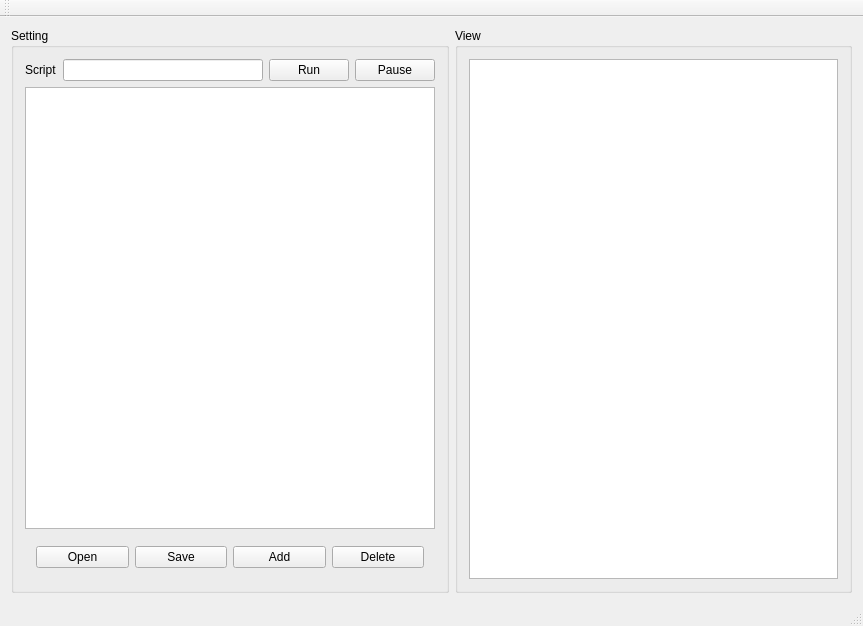
<?xml version="1.0" encoding="UTF-8"?>
<ui version="4.0">
 <class>MainWindow</class>
 <widget class="QMainWindow" name="MainWindow">
  <property name="geometry">
   <rect>
    <x>0</x>
    <y>0</y>
    <width>863</width>
    <height>626</height>
   </rect>
  </property>
  <property name="windowTitle">
   <string>MainWindow</string>
  </property>
  <widget class="QWidget" name="centralWidget">
   <layout class="QHBoxLayout" name="horizontalLayout">
    <item>
     <widget class="QGroupBox" name="groupBox">
      <property name="title">
       <string>Setting</string>
      </property>
      <layout class="QGridLayout" name="gridLayout">
       <item row="2" column="0" colspan="4">
        <widget class="QWidget" name="widget_3" native="true">
         <layout class="QHBoxLayout" name="horizontalLayout_2">
          <item>
           <widget class="QPushButton" name="open_btn">
            <property name="maximumSize">
             <size>
              <width>200</width>
              <height>16777215</height>
             </size>
            </property>
            <property name="text">
             <string>Open</string>
            </property>
           </widget>
          </item>
          <item>
           <widget class="QPushButton" name="save_btn">
            <property name="maximumSize">
             <size>
              <width>200</width>
              <height>16777215</height>
             </size>
            </property>
            <property name="text">
             <string>Save</string>
            </property>
           </widget>
          </item>
          <item>
           <widget class="QPushButton" name="add_btn">
            <property name="maximumSize">
             <size>
              <width>200</width>
              <height>16777215</height>
             </size>
            </property>
            <property name="text">
             <string>Add</string>
            </property>
           </widget>
          </item>
          <item>
           <widget class="QPushButton" name="del_btn">
            <property name="maximumSize">
             <size>
              <width>200</width>
              <height>16777215</height>
             </size>
            </property>
            <property name="text">
             <string>Delete</string>
            </property>
           </widget>
          </item>
         </layout>
        </widget>
       </item>
       <item row="0" column="2">
        <widget class="QPushButton" name="run_btn">
         <property name="maximumSize">
          <size>
           <width>80</width>
           <height>16777215</height>
          </size>
         </property>
         <property name="text">
          <string>Run</string>
         </property>
        </widget>
       </item>
       <item row="0" column="1">
        <widget class="QLineEdit" name="file">
         <property name="minimumSize">
          <size>
           <width>200</width>
           <height>0</height>
          </size>
         </property>
         <property name="maximumSize">
          <size>
           <width>133</width>
           <height>16777215</height>
          </size>
         </property>
        </widget>
       </item>
       <item row="0" column="0">
        <widget class="QLabel" name="label">
         <property name="text">
          <string>Script</string>
         </property>
        </widget>
       </item>
       <item row="0" column="3">
        <widget class="QPushButton" name="pause_btn">
         <property name="maximumSize">
          <size>
           <width>16777215</width>
           <height>16777215</height>
          </size>
         </property>
         <property name="text">
          <string>Pause</string>
         </property>
        </widget>
       </item>
       <item row="1" column="0" colspan="4">
        <widget class="QTreeView" name="content">
         <property name="minimumSize">
          <size>
           <width>256</width>
           <height>0</height>
          </size>
         </property>
         <property name="autoScrollMargin">
          <number>15</number>
         </property>
        </widget>
       </item>
      </layout>
     </widget>
    </item>
    <item>
     <widget class="QGroupBox" name="groupBox_2">
      <property name="title">
       <string>View</string>
      </property>
      <layout class="QVBoxLayout" name="verticalLayout_2">
       <item>
        <widget class="QTextEdit" name="output">
         <property name="readOnly">
          <bool>true</bool>
         </property>
        </widget>
       </item>
      </layout>
     </widget>
    </item>
   </layout>
  </widget>
  <widget class="QMenuBar" name="menuBar">
   <property name="geometry">
    <rect>
     <x>0</x>
     <y>0</y>
     <width>863</width>
     <height>26</height>
    </rect>
   </property>
  </widget>
  <widget class="QToolBar" name="mainToolBar">
   <attribute name="toolBarArea">
    <enum>TopToolBarArea</enum>
   </attribute>
   <attribute name="toolBarBreak">
    <bool>false</bool>
   </attribute>
  </widget>
  <widget class="QStatusBar" name="statusBar"/>
 </widget>
 <layoutdefault spacing="6" margin="11"/>
 <tabstops>
  <tabstop>file</tabstop>
  <tabstop>content</tabstop>
  <tabstop>output</tabstop>
 </tabstops>
 <resources/>
 <connections/>
</ui>
